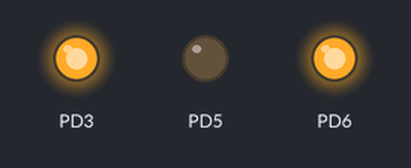
Simulated run of this program. Board: ATmega328P, built with avr-gcc and emulated at 8 MHz. On the bench: output pins drawn as LEDs (lit = HIGH).

Above: at 0.1 s.
At 10.6 s:
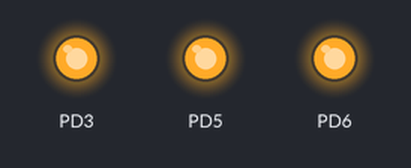
Timing chart, 0 to 12.1 s (numbered marks = the images above):
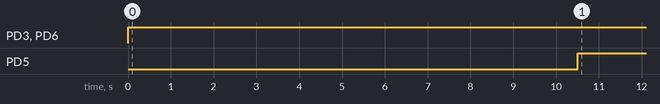

Measured:
- by itself, PD3, PD6: LOW → HIGH at 0.00 s
- by itself, PD5: LOW → HIGH at 10.5 s

The program:

DA4.c
```c
/*
 * DA4.c
 *
 * Created: 4/9/2015 3:37:55 PM
 *  Author: ghimirea
 */


#define F_CPU 8000000L
#include <inttypes.h>
#include <avr/io.h>
#include <util/delay.h>


void delay(void){
	//holds the colors for this time
	TCNT1 = 0;
	while(TCNT1 < 0x4e20){	//count until 20000 in decimal
		TCNT1++;
	}
}

void PWM_init(void)
{
	TCCR0A = (1<<WGM00) | (1<<WGM01) | (1<<COM0B1) | (1<<COM0A1); // Non-inverting Fast PWM
	TCCR0B = (1<<WGM02) | (1<<CS01); // no prescalar

	TCCR2A = (1<<WGM20) | (1<<WGM21) | (1<<COM2B1); // Non inverting Fast PWM
	TCCR2B = (1<<WGM22) | (1<<CS21); // no prescalar
}

int main(void)
{
	DDRD = (1<<PORTD3) | (1<<PORTD5) | (1<<PORTD6); //set PORTB to display RGB LED
	int duty = 0;

	PWM_init();	//generates PWM

	while(1){
		for (duty=20; duty < 230; duty++){	//alter duty cycle for RED
			OCR0A = duty;	//output compare register

			delay();	//delay subroutine
		}
		OCR0A = 0;	//clears the PWM

		for (duty=20; duty < 230; duty++){	//alter duty cycle for GREEN
			OCR0B = duty;
			delay();	//delay subroutine
		}
		OCR0B = 0;	//clears the PWM

		for (duty=20; duty < 230; duty++){	//alter duty cycle for BLUE
			OCR2B = duty;
			delay();	//delay subroutine
		}
		OCR2B = 0;	//clears PWM
	}

	return 0;
}
```
